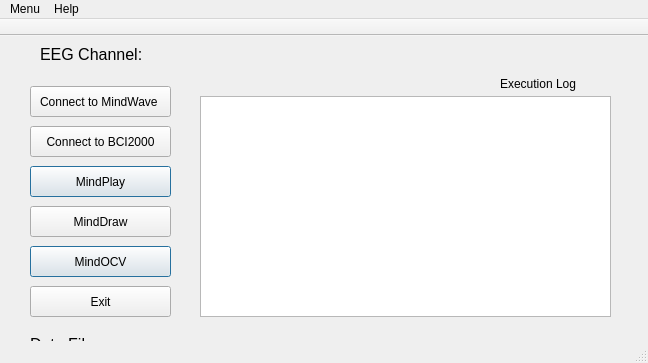
<?xml version="1.0" encoding="UTF-8"?>
<ui version="4.0">
 <class>MainWindow</class>
 <widget class="QMainWindow" name="MainWindow">
  <property name="windowModality">
   <enum>Qt::NonModal</enum>
  </property>
  <property name="geometry">
   <rect>
    <x>0</x>
    <y>0</y>
    <width>648</width>
    <height>363</height>
   </rect>
  </property>
  <property name="windowTitle">
   <string>ClosedLoop Beta 1.05</string>
  </property>
  <widget class="QWidget" name="centralWidget">
   <widget class="QPushButton" name="pushButton">
    <property name="geometry">
     <rect>
      <x>30</x>
      <y>250</y>
      <width>141</width>
      <height>31</height>
     </rect>
    </property>
    <property name="text">
     <string>Exit</string>
    </property>
   </widget>
   <widget class="QPushButton" name="pushButton_3">
    <property name="geometry">
     <rect>
      <x>30</x>
      <y>130</y>
      <width>141</width>
      <height>31</height>
     </rect>
    </property>
    <property name="text">
     <string>MindPlay</string>
    </property>
    <property name="autoDefault">
     <bool>true</bool>
    </property>
    <property name="default">
     <bool>true</bool>
    </property>
   </widget>
   <widget class="QLabel" name="label">
    <property name="geometry">
     <rect>
      <x>40</x>
      <y>10</y>
      <width>401</width>
      <height>16</height>
     </rect>
    </property>
    <property name="font">
     <font>
      <pointsize>12</pointsize>
      <weight>50</weight>
      <bold>false</bold>
     </font>
    </property>
    <property name="text">
     <string>EEG Channel:</string>
    </property>
   </widget>
   <widget class="QPushButton" name="pushButton_2">
    <property name="geometry">
     <rect>
      <x>30</x>
      <y>90</y>
      <width>141</width>
      <height>31</height>
     </rect>
    </property>
    <property name="text">
     <string>Connect to BCI2000</string>
    </property>
   </widget>
   <widget class="QPushButton" name="pushButton_4">
    <property name="geometry">
     <rect>
      <x>30</x>
      <y>170</y>
      <width>141</width>
      <height>31</height>
     </rect>
    </property>
    <property name="text">
     <string>MindDraw</string>
    </property>
   </widget>
   <widget class="QLabel" name="label_2">
    <property name="geometry">
     <rect>
      <x>30</x>
      <y>300</y>
      <width>551</width>
      <height>16</height>
     </rect>
    </property>
    <property name="font">
     <font>
      <pointsize>12</pointsize>
      <weight>50</weight>
      <bold>false</bold>
     </font>
    </property>
    <property name="text">
     <string>Data File:  </string>
    </property>
   </widget>
   <widget class="QLabel" name="label_3">
    <property name="geometry">
     <rect>
      <x>500</x>
      <y>40</y>
      <width>91</width>
      <height>16</height>
     </rect>
    </property>
    <property name="text">
     <string>Execution Log</string>
    </property>
   </widget>
   <widget class="QPushButton" name="pushButton_5">
    <property name="geometry">
     <rect>
      <x>30</x>
      <y>50</y>
      <width>141</width>
      <height>31</height>
     </rect>
    </property>
    <property name="text">
     <string>Connect to MindWave </string>
    </property>
   </widget>
   <widget class="QListView" name="listView">
    <property name="geometry">
     <rect>
      <x>200</x>
      <y>60</y>
      <width>411</width>
      <height>221</height>
     </rect>
    </property>
   </widget>
   <widget class="QPushButton" name="pushButton_6">
    <property name="geometry">
     <rect>
      <x>30</x>
      <y>210</y>
      <width>141</width>
      <height>31</height>
     </rect>
    </property>
    <property name="text">
     <string>MindOCV</string>
    </property>
    <property name="autoDefault">
     <bool>true</bool>
    </property>
    <property name="default">
     <bool>true</bool>
    </property>
   </widget>
  </widget>
  <widget class="QMenuBar" name="menuBar">
   <property name="geometry">
    <rect>
     <x>0</x>
     <y>0</y>
     <width>648</width>
     <height>26</height>
    </rect>
   </property>
   <widget class="QMenu" name="menuMenu">
    <property name="title">
     <string>Menu</string>
    </property>
    <addaction name="actionOpen_Data_File"/>
   </widget>
   <widget class="QMenu" name="menuHelp">
    <property name="title">
     <string>Help</string>
    </property>
    <addaction name="actionInstructions"/>
    <addaction name="actionAbout"/>
   </widget>
   <addaction name="menuMenu"/>
   <addaction name="menuHelp"/>
  </widget>
  <widget class="QToolBar" name="mainToolBar">
   <property name="enabled">
    <bool>true</bool>
   </property>
   <property name="movable">
    <bool>false</bool>
   </property>
   <attribute name="toolBarArea">
    <enum>TopToolBarArea</enum>
   </attribute>
   <attribute name="toolBarBreak">
    <bool>false</bool>
   </attribute>
  </widget>
  <widget class="QStatusBar" name="statusBar"/>
  <action name="actionOpen_Data_File">
   <property name="text">
    <string>Open Data File</string>
   </property>
   <property name="shortcut">
    <string>Ctrl+D</string>
   </property>
  </action>
  <action name="actionInstructions">
   <property name="text">
    <string>Instructions</string>
   </property>
  </action>
  <action name="actionAbout">
   <property name="text">
    <string>About</string>
   </property>
  </action>
 </widget>
 <layoutdefault spacing="6" margin="11"/>
 <resources/>
 <connections/>
</ui>
